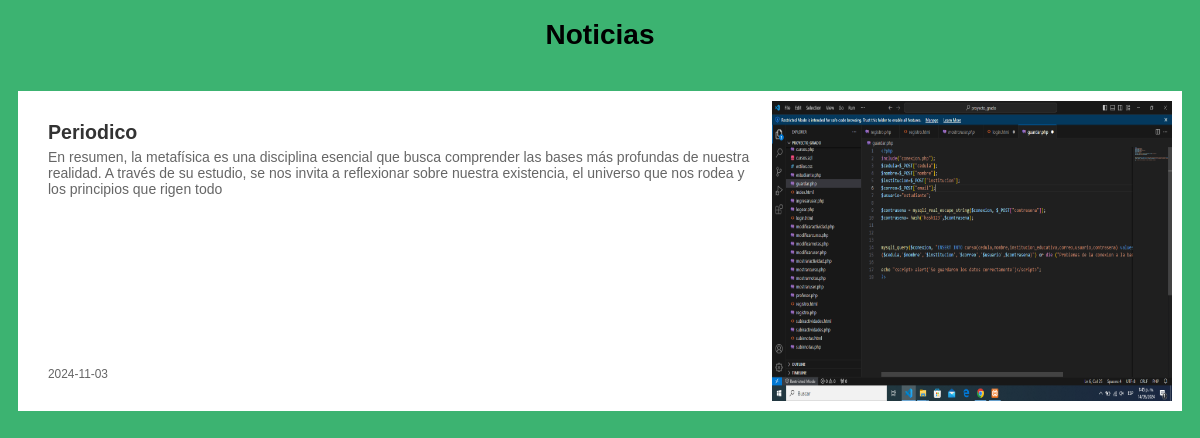
/mostrar.php, run on the app's committed database.
### tables this page shows
CREATE TABLE `noticias` (
  `id` int(11) NOT NULL,
  `titulo` varchar(100) NOT NULL,
  `fecha` date NOT NULL,
  `descripcion` varchar(255) NOT NULL,
  `imagen` varchar(255) NOT NULL
);

### mostrar.php (the view, shortened to what this page needs)
<!DOCTYPE html>
<html lang="es">
<head>
</head>
<body>
    <h1>Noticias</h1>
    <?php
    include('connect.php');
    $sql = "SELECT * FROM noticias ORDER BY fecha DESC";
    $result = $connect->query($sql);
    if ($result->num_rows > 0) {
        while($row = $result->fetch_assoc()) {
            echo"<div class='columns'>";
            echo"<div class='column main-column'>";
            echo"<article class='article'>";
            echo"<a class='article first-article'>";
            echo"<figure class='article-image'>";
            echo"<img src='" . $row["imagen"] . "' alt='" . "'>";
            echo"</figure>";
            echo"<div class='article-body'>";
            echo"<h2 class='article-title'>" . $row["titulo"] . "</h2>";
            echo"<p class='article-content'>" . $row["descripcion"] . "</p>";;
            echo"<footer class='article-info'>" . $row["fecha"] . "</footer>";
            echo"</div>";
            echo"</a>";
            echo"</article>";
            echo"</div>";
        }
    } else {
        echo "No hay noticias disponibles.";
    }
    ?>
</body>
</html>

### mostrar.php (style rules this page uses)
h1 { text-align: center; margin-bottom: 30px; color: black; font-family: Arial, sans-serif; }
.columns { display: flex; }
.column { flex: 1; flex-direction: column; }
.main-column { flex: 2; }
html { background: mediumseagreen; font-family: sans-serif; font-size: 14px; }
a { text-decoration: none; }
div, h2, p, figure { margin: 0; padding: 0; }
.column { display: flex; flex: 1; flex-direction: column; }
.main-column { flex: 3; }
.article { background: white; color: #666; display: flex; flex: 1; flex-direction: column; flex-basis: auto; margin: 10px; }
.article-image { background: #eee; display: block; padding-top: 75%; position: relative; width: 100%; }
.article-image img { display: block; height: 100%; left: 0; position: absolute; top: 0; width: 100%; }
.article-body { display: flex; flex: 1; flex-direction: column; padding: 20px; }
.article-title { color: #333; flex-shrink: 0; font-size: 1.4em; font-weight: bold; font-weight: 700; line-height: 1.2; }
.article-content { flex: 1; margin-top: 5px; }
.article-info { display: flex; font-size: 0.85em; justify-content: space-between; margin-top: 10px; }
.first-article { flex-direction: row; }
.first-article .article-body { flex: 1; }
.first-article .article-image { height: 300px; order: 2; padding-top: 0; width: 400px; }
@media screen and (min-width: 1000px) { .first-article { flex-direction: row; } }
@media screen and (min-width: 1000px) { .first-article .article-body { flex: 1; } }
@media screen and (min-width: 1000px) { .first-article .article-image { height: 300px; order: 2; padding-top: 0; width: 400px; } }
@media screen and (min-width: 1000px) { .main-column { flex: 3; } }

### data on the page
noticias: imagen (picture), titulo "Periodico", descripcion "En resumen, la metafísica es una disciplina esencial que busca comprender las bases más profundas de nuestra realidad. A través de su estudio, se nos invita a reflexionar sobre nuestra existencia, el universo que nos rodea y los principios que rigen todo", fecha "2024-11-03"
